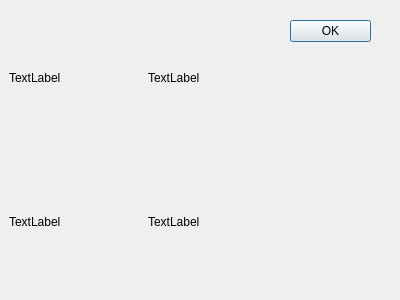
<?xml version="1.0" encoding="UTF-8"?>
<ui version="4.0">
 <class>Dialog</class>
 <widget class="QDialog" name="Dialog">
  <property name="geometry">
   <rect>
    <x>0</x>
    <y>0</y>
    <width>400</width>
    <height>300</height>
   </rect>
  </property>
  <property name="windowTitle">
   <string>Dialog</string>
  </property>
  <widget class="QDialogButtonBox" name="buttonBox">
   <property name="geometry">
    <rect>
     <x>290</x>
     <y>20</y>
     <width>81</width>
     <height>241</height>
    </rect>
   </property>
   <property name="orientation">
    <enum>Qt::Vertical</enum>
   </property>
   <property name="standardButtons">
    <set>QDialogButtonBox::Ok</set>
   </property>
  </widget>
  <widget class="QWidget" name="gridLayoutWidget">
   <property name="geometry">
    <rect>
     <x>9</x>
     <y>9</y>
     <width>271</width>
     <height>281</height>
    </rect>
   </property>
   <layout class="QGridLayout" name="gridLayout">
    <item row="0" column="0">
     <widget class="QLabel" name="label">
      <property name="text">
       <string>TextLabel</string>
      </property>
     </widget>
    </item>
    <item row="0" column="1">
     <widget class="QLabel" name="label_2">
      <property name="text">
       <string>TextLabel</string>
      </property>
     </widget>
    </item>
    <item row="1" column="0">
     <widget class="QLabel" name="label_3">
      <property name="text">
       <string>TextLabel</string>
      </property>
     </widget>
    </item>
    <item row="1" column="1">
     <widget class="QLabel" name="label_4">
      <property name="text">
       <string>TextLabel</string>
      </property>
     </widget>
    </item>
   </layout>
  </widget>
 </widget>
 <resources/>
 <connections>
  <connection>
   <sender>buttonBox</sender>
   <signal>accepted()</signal>
   <receiver>Dialog</receiver>
   <slot>accept()</slot>
   <hints>
    <hint type="sourcelabel">
     <x>248</x>
     <y>254</y>
    </hint>
    <hint type="destinationlabel">
     <x>157</x>
     <y>274</y>
    </hint>
   </hints>
  </connection>
 </connections>
</ui>
